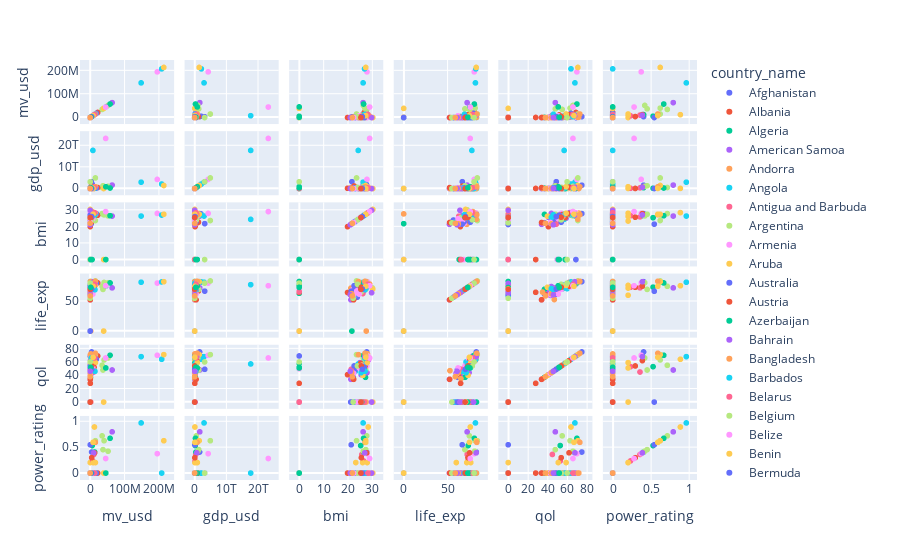

Notebook source saved alongside this figure:
### Code cell
import plotly.express as px

fig = px.scatter_matrix(mv_gdp_bmi_life_qol_power,
    dimensions=["mv_usd", "gdp_usd", "bmi", "life_exp", "qol","power_rating"],
    color="country_name")
fig.show()
